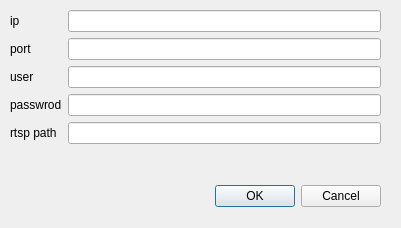
<?xml version="1.0" encoding="UTF-8"?>
<ui version="4.0">
 <class>Dialog</class>
 <widget class="QDialog" name="Dialog">
  <property name="geometry">
   <rect>
    <x>0</x>
    <y>0</y>
    <width>401</width>
    <height>228</height>
   </rect>
  </property>
  <property name="windowTitle">
   <string>Dialog</string>
  </property>
  <widget class="QDialogButtonBox" name="buttonBox">
   <property name="geometry">
    <rect>
     <x>40</x>
     <y>180</y>
     <width>341</width>
     <height>32</height>
    </rect>
   </property>
   <property name="orientation">
    <enum>Qt::Horizontal</enum>
   </property>
   <property name="standardButtons">
    <set>QDialogButtonBox::Cancel|QDialogButtonBox::Ok</set>
   </property>
  </widget>
  <widget class="QWidget" name="formLayoutWidget">
   <property name="geometry">
    <rect>
     <x>10</x>
     <y>10</y>
     <width>371</width>
     <height>151</height>
    </rect>
   </property>
   <layout class="QFormLayout" name="formLayout">
    <item row="0" column="0">
     <widget class="QLabel" name="ip_label">
      <property name="text">
       <string>ip</string>
      </property>
     </widget>
    </item>
    <item row="0" column="1">
     <widget class="QLineEdit" name="ip_lineEdit"/>
    </item>
    <item row="1" column="0">
     <widget class="QLabel" name="port_label">
      <property name="text">
       <string>port</string>
      </property>
     </widget>
    </item>
    <item row="1" column="1">
     <widget class="QLineEdit" name="port_lineEdit"/>
    </item>
    <item row="2" column="0">
     <widget class="QLabel" name="user_label">
      <property name="text">
       <string>user</string>
      </property>
     </widget>
    </item>
    <item row="2" column="1">
     <widget class="QLineEdit" name="user_lineEdit"/>
    </item>
    <item row="3" column="0">
     <widget class="QLabel" name="password_label">
      <property name="text">
       <string>passwrod</string>
      </property>
     </widget>
    </item>
    <item row="3" column="1">
     <widget class="QLineEdit" name="password_lineEdit"/>
    </item>
    <item row="4" column="0">
     <widget class="QLabel" name="rtsp_label">
      <property name="text">
       <string>rtsp path</string>
      </property>
     </widget>
    </item>
    <item row="4" column="1">
     <widget class="QLineEdit" name="rtsp_lineEdit"/>
    </item>
   </layout>
  </widget>
 </widget>
 <resources/>
 <connections>
  <connection>
   <sender>buttonBox</sender>
   <signal>accepted()</signal>
   <receiver>Dialog</receiver>
   <slot>accept()</slot>
   <hints>
    <hint type="sourcelabel">
     <x>248</x>
     <y>254</y>
    </hint>
    <hint type="destinationlabel">
     <x>157</x>
     <y>274</y>
    </hint>
   </hints>
  </connection>
  <connection>
   <sender>buttonBox</sender>
   <signal>rejected()</signal>
   <receiver>Dialog</receiver>
   <slot>reject()</slot>
   <hints>
    <hint type="sourcelabel">
     <x>316</x>
     <y>260</y>
    </hint>
    <hint type="destinationlabel">
     <x>286</x>
     <y>274</y>
    </hint>
   </hints>
  </connection>
 </connections>
</ui>
